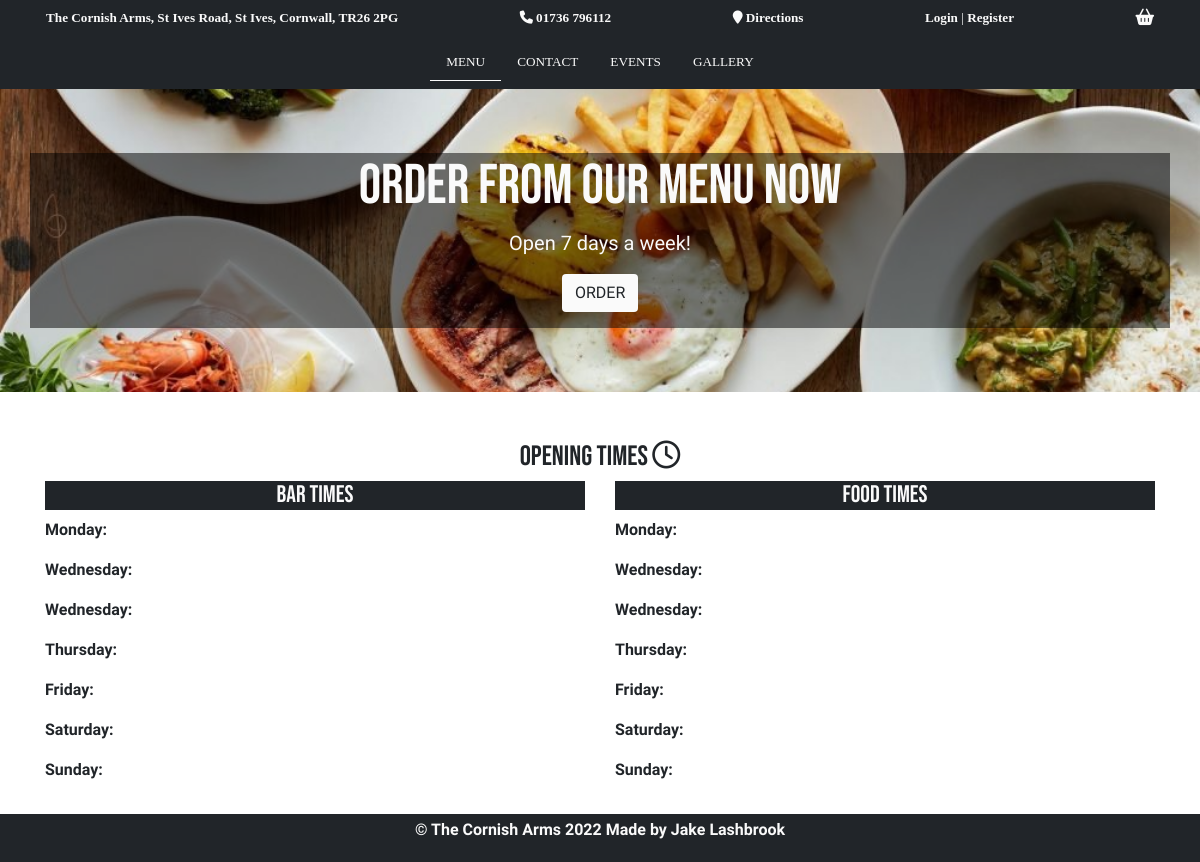
The app's page /, older data.
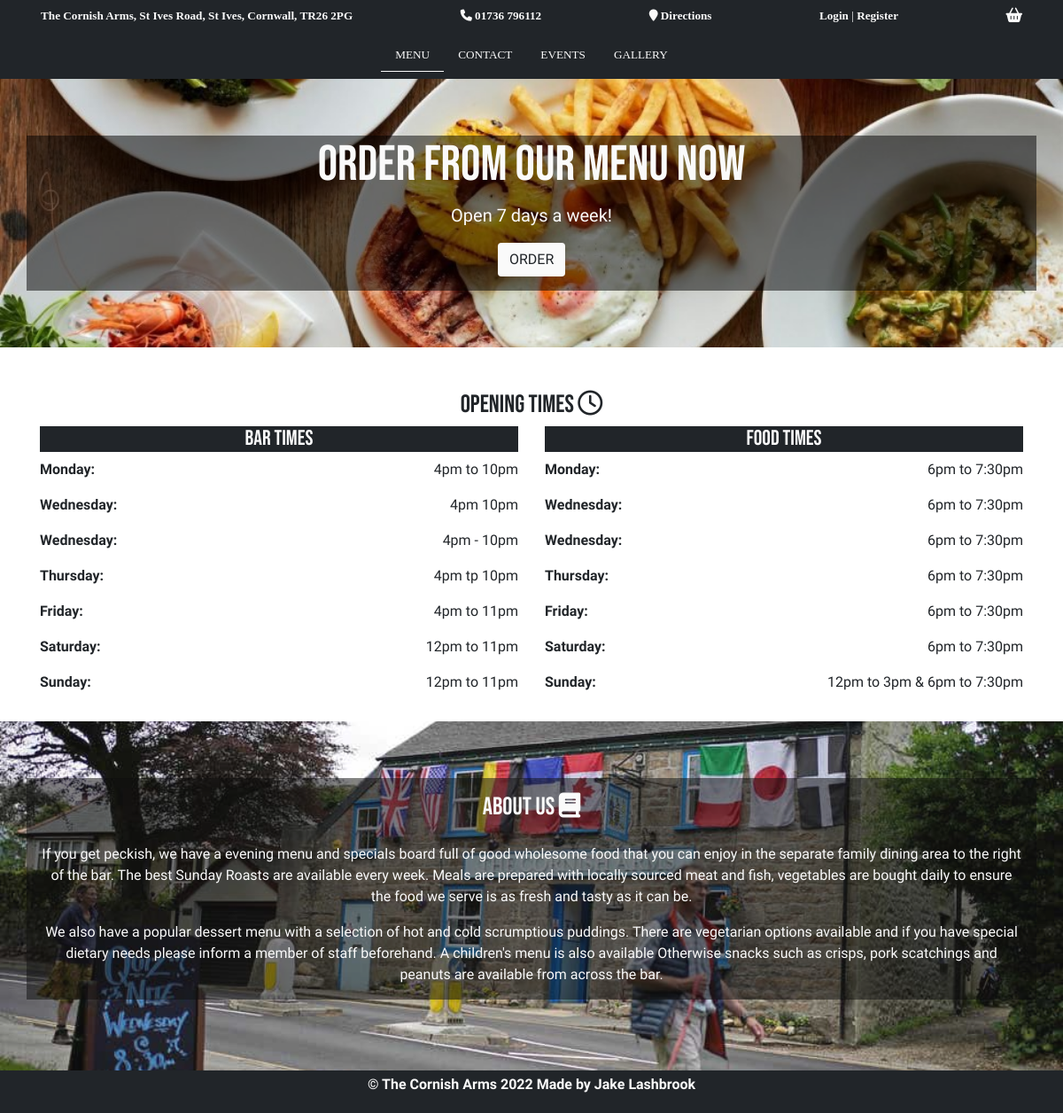
The same page, newer data.
### home/models.py (models this page shows, shortened)
class Opening(models.Model):
    class Meta:
        verbose_name_plural = 'Opening Times'
    monday = models.CharField(max_length=50, default='timezone.now')
    tuesday = models.CharField(max_length=50, default='timezone.now')
    wednesday = models.CharField(max_length=50, default='timezone.now')
    thursday = models.CharField(max_length=50, default='timezone.now')
    friday = models.CharField(max_length=50, default='timezone.now')
    saturday = models.CharField(max_length=50, default='timezone.now')
    sunday = models.CharField(max_length=50, default='timezone.now')

class Food(models.Model):
    class Meta:
        verbose_name_plural = 'Food Times'
    monday = models.CharField(max_length=50, default='timezone.now')
    tuesday = models.CharField(max_length=50, default='timezone.now')
    wednesday = models.CharField(max_length=50, default='timezone.now')
    thursday = models.CharField(max_length=50, default='timezone.now')
    friday = models.CharField(max_length=50, default='timezone.now')
    saturday = models.CharField(max_length=50, default='timezone.now')
    sunday = models.CharField(max_length=50, default='timezone.now')
    if_lunch = models.BooleanField(default=False)
    lunch_hours = models.CharField(max_length=50, default='timezone.now')

class About(models.Model):
    class Meta:
        verbose_name_plural = 'About Us'
    title = models.CharField(max_length=60, blank=False, null=False)
    paragraph1 = models.TextField()
    paragraph2 = models.TextField()
    background_image = models.ImageField(
        upload_to='media/', height_field=None,
        width_field=None, max_length=100)

### home/views.py (the view)
# urls.py: path('', views.index, name='home')
def index(request):
    opening = Opening.objects.all()
    food = Food.objects.all()
    about = About.objects.all()
    template = 'home/index.html'
    context = {
        'opening': opening,
        'food': food,
        'about': about,
    }
    return render(request, template, context)

### home/templates/home/index.html (shortened to what this page needs)
{% extends "base.html" %}
{% load static %}
{% block content %}
<div class="jumbotron jumbotron-fluid hero-img"
style="background-image: url('media/food-corn.webp'); background-repeat: no-repeat;
background-size: cover; background-position: center;">
    <div class="container hero-text-cont text-left text-lg-center">
      <h2 class="display-4 text-uppercase text-wht">Order from our menu now</h2>
      <p class="lead text-capitalized text-wht">Open 7 days a week!</p>
      <a href="" class="btn btn-wht mb-3 hvr-float text-uppercase">Order</a>
    </div>
  </div>
<div class="container-fluid text-center">
<div class="container-fluid">
  <div class="container pt-3 pb-3">
  <h3 class="text-uppercase">Opening Times <i class="far fa-clock"></i></h3>
  <div class="row">
    <div class="col-sm">
      <h4 class="text-uppercase bg-blk text-wht text-left text-lg-center">bar times</h4>
      <div class="row">
      <div class="col text-left">
        <p><strong>Monday:</strong></p>
        <p><strong>Wednesday:</strong></p>
        <p><strong>Wednesday:</strong></p>
        <p><strong>Thursday:</strong></p>
        <p><strong>Friday:</strong></p>
        <p><strong>Saturday:</strong></p>
        <p><strong>Sunday:</strong></p>
      </div>
      <div class="col text-right text-blk">
      {% for o in opening %}
        <p>{{ o.monday }}</p>
        <p>{{ o.tuesday }}</p>
        <p>{{ o.wednesday }}</p>
        <p>{{ o.thursday }}</p>
        <p>{{ o.friday }}</p>
        <p>{{ o.saturday }}</p>
        <p>{{ o.sunday }}</p>
        {% endfor %}
      </div>
    </div>
    </div>
    <div class="col-sm">
      <h4 class="text-uppercase bg-blk text-wht text-left text-lg-center">food times</h4>
      <div class="row">
        <div class="col text-left">
          <p><strong>Monday:</strong></p>
          <p><strong>Wednesday:</strong></p>
          <p><strong>Wednesday:</strong></p>
          <p><strong>Thursday:</strong></p>
          <p><strong>Friday:</strong></p>
          <p><strong>Saturday:</strong></p>
          <p><strong>Sunday:</strong></p>
        </div>
        <div class="col text-right text-blk">
          {% for f in food %}
          <p>{{ f.monday }}</p>
          <p>{{ f.tuesday }}</p>
          <p>{{ f.wednesday }}</p>
          <p>{{ f.thursday }}</p>
          <p>{{ f.friday }}</p>
          <p>{{ f.saturday }}</p>
          <p>{{ f.sunday }}</p>
          {% endfor %}
        </div>
      </div>
    </div>
  </div>
</div>
</div>
</div>
{% for a in about %}
<div class="jumbotron jumbotron-fluid hero-img mb-0" style="background-image: url({{ a.background_image }});
background-repeat: no-repeat; background-size: cover; background-position: center; opacity: 0.95;">
<div class="container hero-text-cont text-wht" height="100%">
  <h3 class="text-uppercase text-wht pt-3 text-left text-lg-center">{{ a.title }} <i class="fas fa-book"></i></h3>
  <p class="pt-3 text-left text-lg-center">{{ a.paragraph1 }}</p>
  <p class="pb-3 text-left text-lg-center">{{ a.paragraph2 }}</p>
</div>
</div>
{% endfor %}
{% endblock %}

### templates/base.html (shortened to what this page needs)
{% load static %}
<!doctype html>
<html lang="en">
  <head>
    {% block core_css %}
    <link rel="stylesheet" href="https://cdn.jsdelivr.net/npm/bootstrap@4.4.1/dist/css/bootstrap.min.css">
    <link rel="stylesheet" href="{% static 'css/base.css' %}">
    {% endblock %}
  </head>
  <body>
    <header class="container-fluid headline-banner">
        <div class="container navbar">
            <div class="nav-item d-none d-lg-block">
                <strong>The Cornish Arms, St Ives Road, St Ives, Cornwall, TR26 2PG</strong>
            </div>
            <div class="nav-item">
                <a href="tel:01736 794123" class="text-wht">
                    <span><strong class="d-none d-sm-block">
                        <i class="fas fa-phone"></i> 01736 796112</strong>
                    </span>
                </a>
            </div>
            <div class="nav-item">
                <a href="https://www.google.co.uk/maps/dir/?api=1&amp;destination=50.20058710086446,-5.47443270175664" target="_blank" class="text-wht">
                    <strong><i class="fas fa-map-marker"></i> Directions</strong>
                </a>
            </div>
            <div class="nav-item">
                {% if user.is_authenticated %}
                <a href="{% url 'account_logout' %}" class="text-wht">
                    <strong>Logout</strong>
                 </a>
                    {% if user.is_superuser %}
                       | <a href="{% url 'account_logout' %}" class="text-wht">
                            <strong>Manager</strong>
                        </a>
                    {% endif %}
                 {% else %}
                 <a href="{% url 'account_login' %}" class="text-wht">
                    <strong>Login</strong>
                 </a> |
                 <a href="{% url 'account_signup' %}" class="text-wht">
                     <strong>Register</strong>
                  </a>
                  {% endif %}
            </div>
            <div class="nav-item">
                <a href="" target="_blank" class="text-wht" title="Basket">
                   <strong></strong>
                </a>
            </div>
            <div class="container-fluid bg-blk">
                {% include 'includes/main-nav.html'%}
            </div>
        </div>
    </header>
    {% block content %}
    {% endblock %}
    <footer class="container-fluid bg-blk">
        <div class="row">
            <div class="col-12 text-wht text-center p-1">
                <p>
                <strong>&copy; The Cornish Arms 2022</strong>
                <strong>Made by Jake Lashbrook</strong>
                </p>
            </div>
        </div>
    </footer>
  </body>
</html>

### templates/includes/main-nav.html
<div class="container-fluid justify-content-center pt-3">
<ul class="nav">
    <li class="nav-item">
      <a class="nav-link active main-nav-link txt-wht text-uppercase" href="#">Menu</a>
    </li>
    <li class="nav-item">
      <a class="nav-link main-nav-link text-uppercase" href="#">Contact</a>
    </li>
    <li class="nav-item">
      <a class="nav-link main-nav-link text-uppercase" href="#">Events</a>
    </li>
    <li class="nav-item">
      <a class="nav-link main-nav-link text-uppercase disabled" href="#" tabindex="-1" aria-disabled="true">Gallery</a>
    </li>
  </ul>
</div>

### static/css/base.css (style rules this page uses)
body { font-family: 'Raleway', sans-serif; }
h1, h2, h3, h4, h5, h6 { font-family: 'Bebas Neue', sans-serif; }
.headline-banner { background-color: #212529; color: #fafafa; font-size: .825rem; }
.text-wht { color: #fafafa; }
.text-blk { color: #212529; }
.btn-wht { background-color: #fafafa !important; color: #212529!important; }
.nav-item { font-family: 'sans-serif'; }
.nav-item .main-nav-link { color: #fafafa !important; }
.active { border-bottom: 1px solid #fafafa; }
.bg-blk { background-color: #212529; }
.hvr-float { display: inline-block; vertical-align: middle; -webkit-transform: perspective(1px) translateZ(0); transform: perspective(1px) translateZ(0); box-shadow: 0 0 1px rgba(0, 0, 0, 0); -webkit-transition-duration: 0.3s; transition-duration: 0.3s; -webkit-transition-property: transform; transition-property: transform; -webkit-transition-timing-function: ease-out; transition-timing-function: ease-out; }
.hero-text-cont { background-color: rgba(0,0,0,0.5); }

Row changes from the older to the newer data that the page shows:
added Opening: monday "4pm to 10pm", tuesday "4pm 10pm", wednesday "4pm - 10pm", thursday "4pm tp 10pm", friday "4pm to 11pm", saturday "12pm to 11pm", sunday "12pm to 11pm"
added Food: monday "6pm to 7:30pm", tuesday "6pm to 7:30pm", wednesday "6pm to 7:30pm", thursday "6pm to 7:30pm", friday "6pm to 7:30pm", saturday "6pm to 7:30pm", sunday "12pm to 3pm & 6pm to 7:30pm"
added About: background_image (picture), title "ABOUT US", paragraph1 "If you get peckish, we have a evening menu and specials board full of good wholesome food that you can enjoy in the separate family dining area to the right of the bar. The best Sunday Roasts are available every week. Meals are prepared with locally sourced meat and fish, vegetables are bought daily to ensure the food we serve is as fresh and tasty as it can be.", paragraph2 "We also have a popular dessert menu with a selection of hot and cold scrumptious puddings. There are vegetarian options available and if you have special dietary needs please inform a member of staff beforehand. A children's menu is also available Otherwise snacks such as crisps, pork scatchings and peanuts are available from across the bar."
